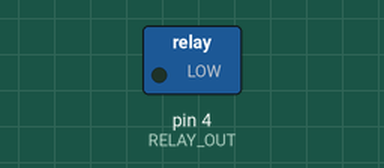
A sketch run on a simulated Arduino Uno, built with avr-gcc and run on an emulated ATmega328P. Parts: switched loads named in the sketch (green lamp = pin HIGH). Wiring (inferred from the names in the program): IR receiver: data pin 3.

Above: at 1.0 s.
At 7.0 s:
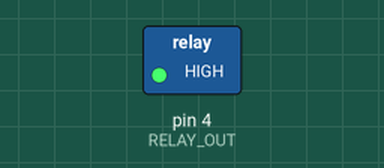
Timing chart, 0 to 9.2 s (numbered marks = the images above):
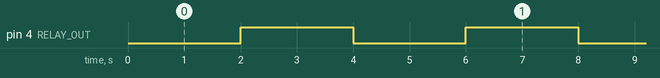

Measured:
- by itself, pin 4 (RELAY_OUT): alternates HIGH for 2.0 s and LOW for 2.0 s

The sketch:

festool_ctl_sys.ino
```cpp
const int REMOTE_IN = 3;
const int RELAY_OUT = 4;

bool vacuum_running = LOW;
bool remote_state = LOW;

unsigned long lastDebounceTime = 0;  // the last time a bluetooth signal has been received
unsigned long debounceDelay = 2000;    // the debounce time, can probably be reduced

void setup() {
  pinMode(REMOTE_IN, INPUT);
  pinMode(RELAY_OUT, OUTPUT);

  // ensure a defined state at bootup
  digitalWrite(RELAY_OUT, vacuum_running);
}

void loop() {
  // after the remote has been triggered, "wait" debounceDelay until reading again to avoid boucing
  if ((millis() - lastDebounceTime) < debounceDelay) {
    return;
  }
  remote_state = digitalRead(REMOTE_IN);
  if (remote_state == HIGH) {
    // reset the debouncing timer
    lastDebounceTime = millis();

    // toggle vacuum
    vacuum_running = !vacuum_running;
    digitalWrite(RELAY_OUT, vacuum_running);
  }

}
```
